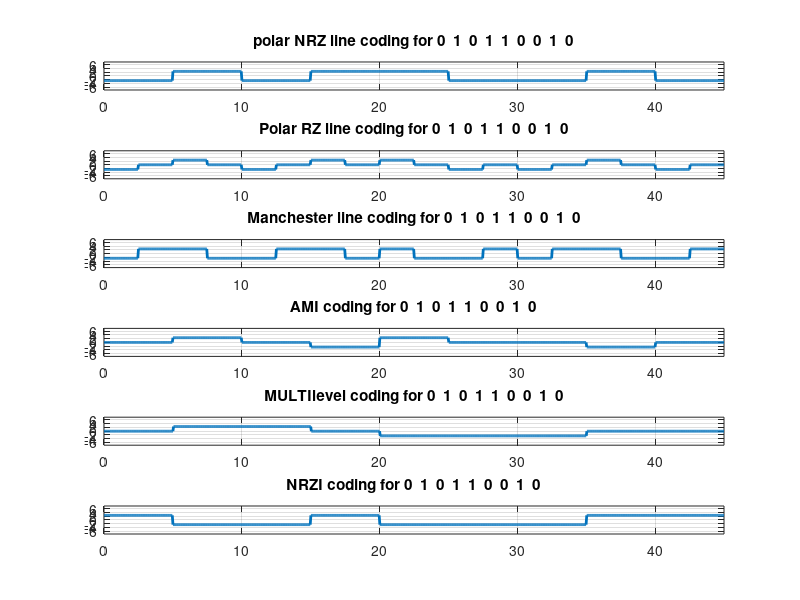

MATLAB code to generate this figure: (Note: this script raises an error after producing the figure.)
n = 10; % However many numbers you want.
inbits1 = randi([0, 1], [1, n]); %Generate random bits of zeros and 1's
inbits = [0 1 0 1 1 0 0 1 0 ];
prompt = 'please enter the amplitude= ';
A=input(prompt);
prompt = 'please enter the time period for each bit= ';
Tb =input(prompt);

Rb = 1/Tb; %---Bit rate
Fs = 4*Rb;
N = length(inbits);   %---Bit Length of input bits
tTb = linspace(0,Tb,100); %---interval of bit time period

%%%%%%%% POLAR NON RETURN TO ZERO
NPRZ=[];
     for k = 1:N
            P=ones(1,length(tTb));
           
            NPRZ = [NPRZ ((-1)^(inbits(k) + 1))*A/2*P];
     end
figure(1);
t = linspace(0,N*Tb,length(NPRZ)) %---Time vector for n bits
subplot(6,1,1);
plot(t,NPRZ,'LineWidth',2);grid on;
title(['polar NRZ line coding for ', num2str(inbits)]);
%xlabel('Time in sec');
%ylabel('Amplitude');
axis([0,max(t),min(NPRZ)-A,max(NPRZ)+A]);


%%%%%%%% POLAR RETURN TO ZERO
PRZ=[];
 for k = 1:N
            
            c = ones(1,length(tTb)/2);
            b = zeros(1,length(tTb)/2);
            p = [c b]
            PRZ = [PRZ ((-1)^(inbits(k)+1))*(A/2)*p];
 end
       
subplot(6,1,2)  
plot(t,PRZ,'LineWidth',2);grid on;
title(['Polar RZ line coding for ', num2str(inbits)]);
%xlabel('Time in sec');
%ylabel('Amplitude');
axis([0,max(t),min(PRZ)-A,max(PRZ)+A]);

%%% MANCHESTER
Mchstr=[];
   for k = 1:N
            c = ones(1,length(tTb)/2);
            b = -1*ones(1,length(tTb)/2);
            p = [c b];
            Mchstr = [Mchstr ((-1)^(inbits(k)+1))*A/2*p];
   end

%figure(2);        
subplot(6,1,3);plot(t,Mchstr,'LineWidth',2);grid on;
title(['Manchester line coding for ', num2str(inbits)]);
%xlabel('Time in sec');
%ylabel('Amplitude');
axis([0,max(t),min(Mchstr)-A,max(Mchstr)+A]);



%%% AMI
AMI=[];
count=0
for k = 1:N
    if (inbits(k)==1)
        
     if(count ==0)   
        y =1;
        count =1;
     else
         y =0;
        count =0;
     end
     P=ones(1,length(tTb));
     AMI = [AMI ((-1)^(y + 1))*A/2*P];
    else
     p= zeros(1,length(tTb));   
     AMI = [AMI (p*(A/2))];
    end
    
    
end

%figure(2);        
subplot(6,1,4);plot(t,AMI,'LineWidth',2);grid on;
title(['AMI coding for ', num2str(inbits)]);
%xlabel('Time in sec');
%ylabel('Amplitude');
axis([0,max(t),min(AMI)-A,max(AMI)+A]);


%%% MULTI LEVEL

MLVL=0
count = -1
count1 = 0
m=zeros(1,length(tTb));
for  k = 1:N
  if(inbits(k)==1)
       if(count1==1&& count==0)%%
           count =count1;
           count1=0;
           p= zeros(1,length(tTb));
           m = p*(A/2)
           MLVL = [MLVL (m)];
       
       
   elseif(count1==0&& count==1)%%
            count =count1;
            count1=-1;
            P=ones(1,length(tTb));
            m=-1*A/2*P;
            MLVL = [MLVL (m)]; 
        
        
        elseif(count1==-1&& count==0)%%
           count =count1;
           count1=0;
           p= zeros(1,length(tTb));  
           m=p*(A/2);
           MLVL = [MLVL (m)];
           
        
        elseif(count1==0&& count==-1)%%
           count =count1;
           count1=1;
           P=ones(1,length(tTb));
           m=A/2*P;
           MLVL = [MLVL (m)]; 
           
        end
   else
      MLVL=[MLVL (m)]; 
    end
   
end
t = linspace(0,N*Tb,length(MLVL)) ;
        
subplot(6,1,5);
plot(t,MLVL,'LineWidth',2);grid on;
title(['MULTIlevel coding for ', num2str(inbits)]);
%xlabel('Time in sec');
%ylabel('Amplitude');
axis([0,max(t),min(MLVL)-A,max(MLVL)+A]);


%%% NRZ-I
NRZI=[];
count=1;
m=ones(1,length(tTb))*A/2;
for  k = 1:N
    
    if(inbits(k)==0)
        NRZI=[NRZI (m)]; 
        
    else
         if(count ==0)   
        y =1;
        count =1;
     else
         y =0;
        count =0;
     end
     P=ones(1,length(tTb));
     m=((-1)^(y + 1))*A/2*P;
      NRZI = [NRZI (m)] ;
     end
    
end
t = linspace(0,N*Tb,length(NRZI)) ;
subplot(6,1,6);
plot(t,NRZI,'LineWidth',2);grid on;
title(['NRZI coding for ', num2str(inbits)]);
%xlabel('Time in sec');
%ylabel('Amplitude');
axis([0,max(t),min(NRZI)-A,max(NRZI)+A]);

figure(3)
 [pyy,fy]=psd(NPRZ);
plotHandle=plot(fy*Fs/2,10*log10((pyy)),'r');
set(plotHandle,'LineWidth',2);

hold on;

[pyy,fy]=psd(PRZ);
plotHandle=plot(fy*Fs/2,10*log10((pyy)),'b');
set(plotHandle,'LineWidth',2);
hold on;

[pyy,fy]=psd(AMI);
plotHandle=plot(fy*Fs/2,10*log10((pyy)),'m');
set(plotHandle,'LineWidth',2);
hold on;

[pyy,fy]=psd(MLVL);
plotHandle=plot(fy*Fs/2,10*log10((pyy)),'g');
set(plotHandle,'LineWidth',2);
hold on;

[pyy,fy]=psd(Mchstr);
plotHandle=plot(fy*Fs/2,10*log10((pyy)),'c');
set(plotHandle,'LineWidth',2);
hold on;

[pyy,fy]=psd(NRZI);
plotHandle=plot(fy*Fs/2,10*log10((pyy)),'k');
set(plotHandle,'LineWidth',2);
legend('NPRZ','PRZ','AMI','MLVL','Manchester','NRZI');
title('PSD of Line Codes');
grid on;
hold off;

